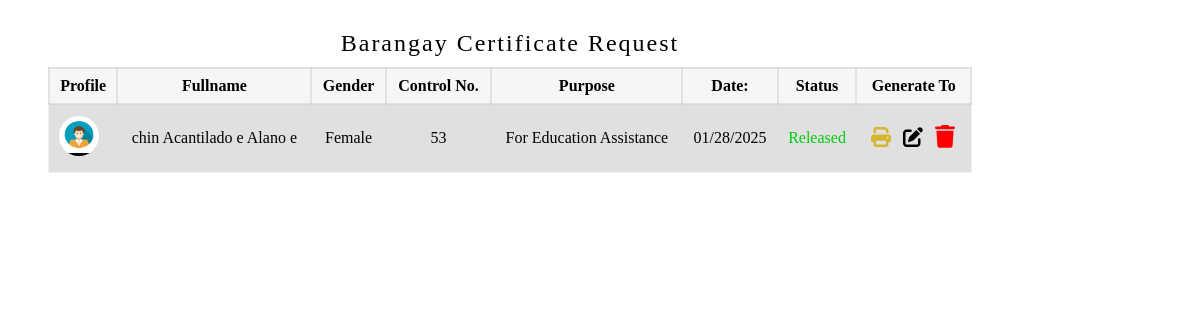
The page /administrator/admin_panel/certificate_folder/certificate.php on the database its author committed.
### tables this page shows
CREATE TABLE `barangay_request` (
  `firstname` varchar(200) NOT NULL,
  `middlename` varchar(200) NOT NULL,
  `lastname` varchar(200) NOT NULL,
  `age` int(200) NOT NULL,
  `request_document` varchar(200) NOT NULL,
  `house_number` varchar(200) NOT NULL,
  `sitio_pook` varchar(200) NOT NULL,
  `birthday` date NOT NULL,
  `place_of_birth` varchar(200) NOT NULL,
  `contact_no` varchar(200) NOT NULL,
  `contact_person` varchar(200) NOT NULL,
  `contact_no_contact_person` varchar(200) NOT NULL,
  `live_since_year` varchar(200) NOT NULL,
  `purpose` varchar(200) NOT NULL,
  `status` int(200) NOT NULL,
  `gender` varchar(200) NOT NULL,
  `date_request` date NOT NULL,
  `profile` varchar(200) NOT NULL,
  `user_id` int(11) NOT NULL,
  `id` int(11) NOT NULL
);

### administrator/admin_panel/certificate_folder/certificate.php (the view, shortened to what this page needs)
<!DOCTYPE html>
<html lang="en">
<head>
    <link rel="stylesheet" href="/BIS/administrator/admin_panel/certificate_folder/table_doc.css">
</head>
<body>
                <?php require("../../../database/conn_db.php");
                $sql = "SELECT DISTINCT * FROM barangay_request WHERE request_document = 'Barangay Certificate' ORDER BY id DESC LIMIT 12";
                $result = $conn->query($sql);
                if ($result->num_rows > 0) {?>
          <div id = "searchresult">
                <table>
                        <caption>Barangay Certificate Request</caption>
                        <tr>
                            <th>Profile</th>
                            <th>Fullname</th>
                            <th>Gender</th>
                            <th>Control No.</th>
                            <th>Purpose</th>
                            <th>Date:</th>
                            <th>Status</th>
                            <th>Generate To</th>
                        </tr>
                        <?php
                             while($row = $result->fetch_assoc()) {
                                $id = $row['id'];
                                $firstname = $row["firstname"];
                                $lastname = $row["lastname"];
                                $middlename = $row["middlename"];
                                $purpose = $row["purpose"];
                                $gender = $row["gender"];
                                $profile = $row["profile"];
                                $date_request = $row["date_request"];
                                ?>
                                 <tr class = "table_hover">
                                 <td class = "img"><img src="/BIS/asset/image/user_profile/<?php echo $profile; ?>" alt="" width = 500/></td>
                                    <td><?php echo $firstname ." ". $middlename ." ". $lastname; ?></td>
                                    <td><?php echo $gender; ?></td>
                                    <td><?php echo $id; ?></td>
                                    <td><?php echo $purpose; ?></td>
                                    <td><?php echo  date('m/d/Y',strtotime($date_request));?></td>
                                    <td  style = 'color:blue;'>
                                        <?php
                                            $satus_document =  $row['status'] ;
                                            if ($satus_document == 0){
                                                echo "<p style = 'color:#00572060;'>No data</p>";
                                            }
                                            else if ($satus_document == 1){
                                                echo "<p style = 'color:red;'>Pending</p>";
                                            }
                                            else if ($satus_document == 2){
                                                echo "<p style = 'color:orange;'>Processing</p>";
                                            }
                                            else if ($satus_document == 3){
                                                echo "<p style = 'color:blue;'>Ready to Pick-up</p>";
                                            }
                                            else if ($satus_document == 4){
                                                echo "<p style = 'color:#00cc0e;'>Released</p>";
                                            }
                                            else if ($satus_document == 5){
                                                echo "<p style = 'color:red;'>Invalid Purpose</p>";
                                            }
                                        ?>
                                    </td>
                                    <td>
                                        <div id="form_up_del_official">
                                            <button  id = "barangay_print" class = "print_btn" data-id= <?php echo $row ["id"] ?> ></button>
                                            <button id = "edit_list" class = "edit_btn_manage" data-id= <?php echo $row ["id"] ?>></button>
                                            <button id = "delete_official_btn" class = "delete_btn_req" data-id= <?php echo $row ["id"] ?>></button>
                                        </div>
                                        </td>
                                </tr>
                                <?php
                            }
                        ?>
                </table>
                </div>
                <?php
                }
                ?>
                            <?php include("print.php");?>
                        <?php include("update_req_list.php");?>
                        <?php include("add_request.php");?>
</body>
</html>

### administrator/admin_panel/certificate_folder/table_doc.css (style rules this page uses)
table { border: 2px solid rgba(228, 228, 228, 0.39); margin-left:40px; margin-top: 20px; background-color: rgba(226, 226, 226, 0.322); width: 77vw; border-collapse: collapse; transition: all 0.5s ease; border-radius:4px; font-family: "sub_text"; text-align: center; color: var(--1st-text-color); overflow-x: scroll; }
table .img img { height: 40px; width: 40px; border-radius: 20px; border: 1px solid var(--btn-color); margin-left: -10px; }
table td { padding: 8px; }
table th { border: 2px solid rgba(211, 211, 211, 0.562); padding: 8px; }
table tr:nth-child(even) { background-color: #a7a5a548; }
caption { font-size: 2vw; letter-spacing: 2px; background-color: var(--2nd-bg-color); padding-bottom: 10px; padding-top: 10px; color: var(--bg-color); border-radius: 4px; }
#delete_official_btn { color: rgba(255, 0, 0, 0.342); }
#form_up_del_official { display: flex; justify-content:space-evenly ; align-items: center; }
#edit_list { color: var(--bg-color); cursor: pointer; padding: 3px 5px 3px 5px; background-color: transparent; border-radius: 4px; font-size: 0.9rem; outline: none; border: none; }
#edit_list svg { width: 20px; fill: var(--other-color); }
#barangay_print { color: var(--bg-color); cursor: pointer; padding: 3px 5px 3px 5px; background-color: transparent; border-radius: 4px; font-size: 0.9rem; outline: none; border: none; }
#barangay_print svg { width: 20px; fill: #d4b62f; }
#delete_official_btn { color: var(--bg-color); cursor: pointer; padding: 3px 5px 3px 5px; background-color: transparent; border-radius: 4px; border: 1px solid rgb(197, 197, 197); outline: none; border: none; font-size: 0.9rem; }
#delete_official_btn svg { width: 20px; fill: red; }

### rows shown on the page
barangay_request: profile (picture), firstname "chin", middlename "Acantilado e", lastname "Alano e", gender "Female", id "53", purpose "For Education Assistance", date_request "01/28/2025", status "Released"
